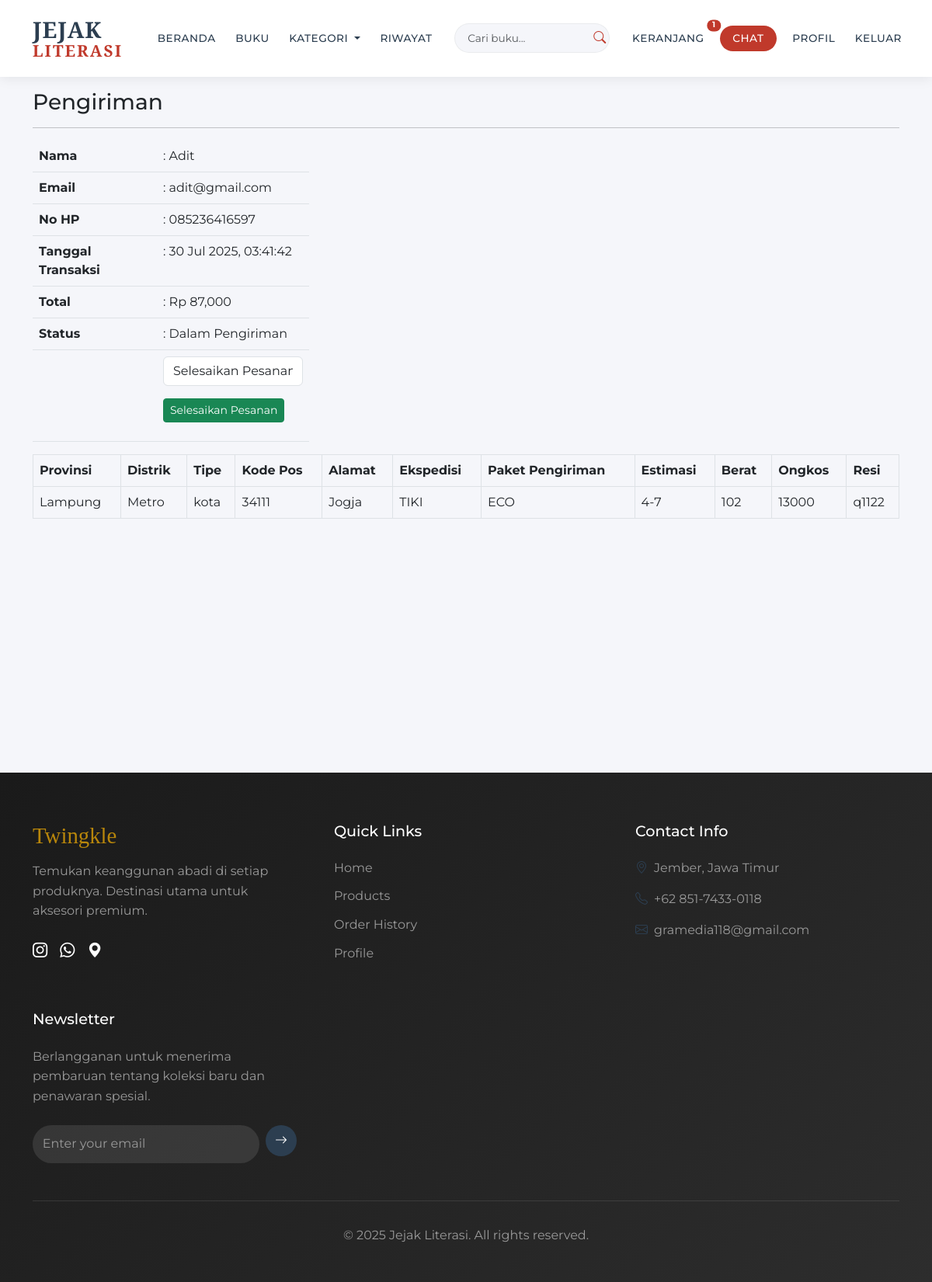
The page /pelanggan/pengiriman.php?id=76 (signed in) on the database its author committed.
### tables this page shows
CREATE TABLE `pembelian` (
  `id_pembelian` int(11) NOT NULL,
  `id_pelanggan` int(11) NOT NULL,
  `tanggal_pembelian` datetime NOT NULL,
  `batas_pembayaran` datetime NOT NULL,
  `total_pembelian` int(11) NOT NULL,
  `status_pembelian` enum('pending','lunas','kirim','selesai','batal') NOT NULL,
  `metode_pembayaran` enum('transfer','cod') NOT NULL
);

CREATE TABLE `pelanggan` (
  `id_pelanggan` int(11) NOT NULL,
  `username_pelanggan` varchar(100) NOT NULL,
  `password_pelanggan` varchar(100) NOT NULL,
  `nama_pelanggan` varchar(100) NOT NULL,
  `jk_pelanggan` enum('laki laki','perempuan') NOT NULL,
  `alamat_pelanggan` text NOT NULL,
  `hp_pelanggan` varchar(15) NOT NULL,
  `email_pelanggan` varchar(50) NOT NULL
);

CREATE TABLE `pengiriman` (
  `id_pengiriman` int(11) NOT NULL,
  `id_pembelian` int(11) NOT NULL,
  `nama_penerima` varchar(100) NOT NULL,
  `hp_penerima` varchar(15) NOT NULL,
  `provinsi_penerima` varchar(100) NOT NULL,
  `distrik_penerima` varchar(100) NOT NULL,
  `tipe_penerima` enum('kota','kabupaten') NOT NULL,
  `kodepos_penerima` varchar(20) NOT NULL,
  `alamat_penerima` text NOT NULL,
  `ekspedisi_pengiriman` varchar(100) NOT NULL,
  `paket_pengiriman` varchar(100) NOT NULL,
  `estimasi_pengiriman` varchar(100) NOT NULL,
  `berat_pengiriman` int(11) NOT NULL,
  `ongkos_pengiriman` int(11) NOT NULL,
  `resi_pengiriman` varchar(50) NOT NULL
);

### pelanggan/pengiriman.php (the view, shortened to what this page needs)
<?php
include "header.php";
$id_pembelian = $_GET["id"];
$ambil_pembelian = $koneksi->query("SELECT * FROM pembelian LEFT JOIN pelanggan ON pelanggan.id_pelanggan = pembelian.id_pelanggan WHERE id_pembelian= '$id_pembelian'");
$pembelian = $ambil_pembelian->fetch_assoc();
$ambil_pengiriman = $koneksi -> query("SELECT * FROM pengiriman WHERE id_pembelian= '$id_pembelian'");
$pengiriman = $ambil_pengiriman->fetch_assoc();
?>
<div class="container mt-3">
	<h3>Pengiriman</h3>
	<hr>
	<div class="row">
		<div class="col-md-4">
			<table class="table">
				<tr>
					<th>Nama</th>
					<td>: <?php echo $pembelian["nama_pelanggan"]; ?></td>
				</tr>
				<tr>
					<th>Email</th>
					<td>: <?php echo $pembelian["email_pelanggan"]; ?></td>
				</tr>
				<tr>
					<th>No HP</th>
					<td>: <?php echo $pembelian["hp_pelanggan"]; ?></td>
				</tr>
				<tr>
					<th>Tanggal Transaksi</th>
					<td>: <?php echo date("d M Y, h:i:s",strtotime($pembelian["tanggal_pembelian"])); ?></td>
				</tr>
				<tr>
					<th>Total</th>
					<td>: Rp <?php echo number_format($pembelian["total_pembelian"]); ?></td>
				</tr>
				<tr>
					<th>Status</th>
					<td>:
<?php
$status = $pembelian["status_pembelian"];
$resi = isset($pengiriman["resi_pengiriman"]) ? $pengiriman["resi_pengiriman"] : "";
if ($status == "batal") {
    echo "Transaksi Batal";
} elseif ($status == "selesai") {
    echo "Pesanan Selesai";
} elseif ($status == "kirim" && !empty($resi)) {
    echo "Dalam Pengiriman";
} elseif ($status == "lunas" && empty($resi)) {
    echo "Menunggu Resi";
} else {
    echo "Dalam Proses";
}
?>
					</td>
				</tr>
				<?php if ($status == "kirim" && !empty($resi)): ?>
				<tr>
					<th></th>
					<td>
						<form method="post">
						<div class="mb-3">
							<select class="form-control" name="status">
								<option value="selesai">Selesaikan Pesanan</option>
							</select>
						</div>
						<div class="mb-3">
							<button onclick="return confirm('Pesanan sudah sesuai ?')" class="btn-sm btn btn-success" name="selesai">Selesaikan Pesanan</button>
						</div>
						</form>
					</td>
				</tr>
				<?php endif; ?>
			</table>
		</div>
	</div>
<?php if (isset($pengiriman)): ?>
	<div class="table-responsive">
		<table class="table table-bordered table-hover">
			<thead>
				<tr>
					<th>Provinsi</th>
					<th>Distrik</th>
					<th>Tipe</th>
					<th>Kode Pos</th>
					<th>Alamat</th>
					<th>Ekspedisi</th>
					<th>Paket Pengiriman</th>
					<th>Estimasi</th>
					<th>Berat</th>
					<th>Ongkos</th>
					<th>Resi</th>
				</tr>
			</thead>
			<tbody>
				<tr>
					<td><?php echo $pengiriman["provinsi_penerima"]; ?></td>
					<td><?php echo $pengiriman["distrik_penerima"]; ?></td>
					<td><?php echo $pengiriman["tipe_penerima"]; ?></td>
					<td><?php echo $pengiriman["kodepos_penerima"]; ?></td>
					<td><?php echo $pengiriman["alamat_penerima"] ?></td>
					<td><?php echo $pengiriman["ekspedisi_pengiriman"]; ?></td>
					<td><?php echo $pengiriman["paket_pengiriman"]; ?></td>
					<td><?php echo $pengiriman["estimasi_pengiriman"]; ?></td>
					<td><?php echo $pengiriman["berat_pengiriman"]; ?></td>
					<td><?php echo $pengiriman["ongkos_pengiriman"]; ?></td>
					<td>
<?php
if (empty($pengiriman["resi_pengiriman"]))
{
	echo "<p>Resi anda akan segera di inputkan oleh admin</p>";
}
else
{
	echo $pengiriman["resi_pengiriman"];
}
?>
					</td>
				</tr>
			</tbody>
		</table>
	</div>
<?php endif ?>
</div>
<?php
include "footer.php";
?>

### pelanggan/header.php (style rules this page uses)
:root { --primary-color: #2C3E50; --secondary-color: #34495E; --text-color: #2C3E50; --accent-color: #C0392B; --gold-color: #B8860B; --light-bg: #F5F6FA; }
body { font-family: 'Montserrat', sans-serif; background-color: var(--light-bg); }

### rows shown on the page
pembelian: id_pelanggan.nama_pelanggan "Adit", id_pelanggan.email_pelanggan "adit@gmail.com", id_pelanggan.hp_pelanggan "085236416597", tanggal_pembelian "30 Jul 2025, 03:41:42", total_pembelian "87,000"
pengiriman: provinsi_penerima "Lampung", distrik_penerima "Metro", tipe_penerima "kota", kodepos_penerima "34111", alamat_penerima "Jogja", ekspedisi_pengiriman "TIKI", paket_pengiriman "ECO", estimasi_pengiriman "4-7", berat_pengiriman "102", ongkos_pengiriman "13000", resi_pengiriman "q1122"

### other values the page prints
$jk "1"
